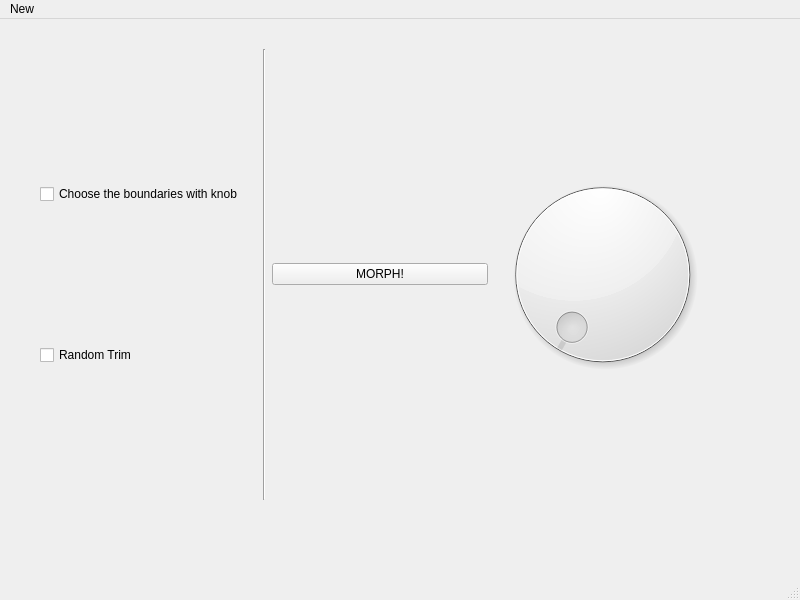
<?xml version="1.0" encoding="UTF-8"?>
<ui version="4.0">
 <class>noiseMachine</class>
 <widget class="QMainWindow" name="noiseMachine">
  <property name="geometry">
   <rect>
    <x>0</x>
    <y>0</y>
    <width>800</width>
    <height>600</height>
   </rect>
  </property>
  <property name="windowTitle">
   <string>noiseMachine</string>
  </property>
  <widget class="QWidget" name="centralwidget">
   <widget class="QWidget" name="">
    <property name="geometry">
     <rect>
      <x>40</x>
      <y>30</y>
      <width>671</width>
      <height>451</height>
     </rect>
    </property>
    <layout class="QHBoxLayout" name="horizontalLayout">
     <item>
      <layout class="QGridLayout" name="gridLayout">
       <item row="0" column="0">
        <widget class="QCheckBox" name="chooseLength">
         <property name="text">
          <string>Choose the boundaries with knob</string>
         </property>
        </widget>
       </item>
       <item row="1" column="0">
        <widget class="QCheckBox" name="randomTrim">
         <property name="text">
          <string>Random Trim</string>
         </property>
        </widget>
       </item>
      </layout>
     </item>
     <item>
      <widget class="Line" name="line">
       <property name="orientation">
        <enum>Qt::Vertical</enum>
       </property>
      </widget>
     </item>
     <item>
      <widget class="QPushButton" name="morphButton">
       <property name="text">
        <string>MORPH!</string>
       </property>
      </widget>
     </item>
     <item>
      <widget class="QDial" name="knob"/>
     </item>
    </layout>
   </widget>
  </widget>
  <widget class="QMenuBar" name="menubar">
   <property name="geometry">
    <rect>
     <x>0</x>
     <y>0</y>
     <width>800</width>
     <height>22</height>
    </rect>
   </property>
   <widget class="QMenu" name="menuNew">
    <property name="title">
     <string>New</string>
    </property>
    <addaction name="actionAdd_file_for_morph"/>
   </widget>
   <addaction name="menuNew"/>
  </widget>
  <widget class="QStatusBar" name="statusbar"/>
  <action name="actionAdd_file_for_morph">
   <property name="text">
    <string>Add file for morph</string>
   </property>
  </action>
 </widget>
 <resources/>
 <connections/>
</ui>
